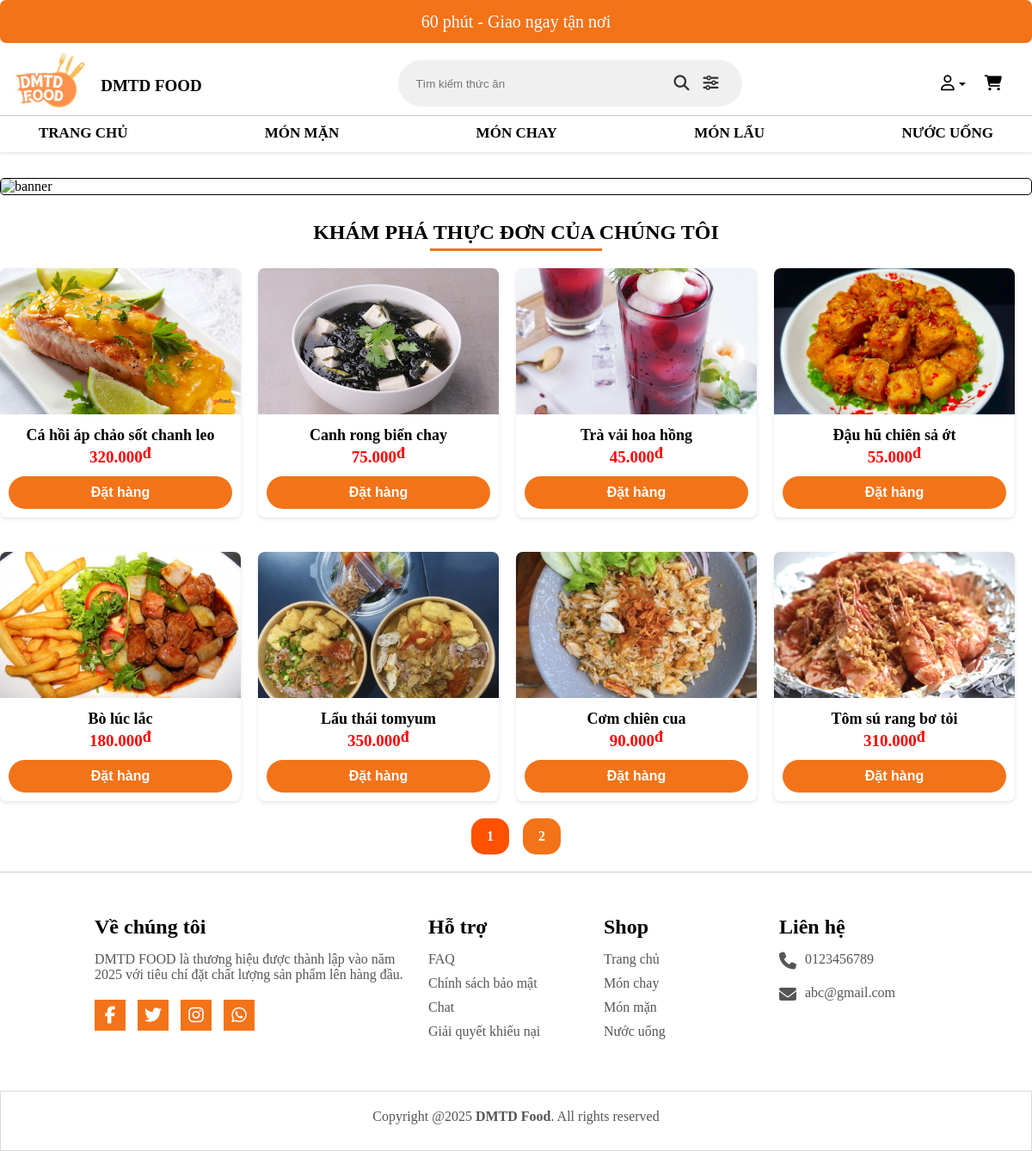
Screenshot of /controller/index.php with the database file from the repository.
### tables this page shows
CREATE TABLE `sanpham` (
  `MaSP` int(250) NOT NULL,
  `MaLoaiSP` int(250) NOT NULL,
  `TenSP` varchar(70) NOT NULL,
  `DonGia` int(11) NOT NULL,
  `MoTa` varchar(250) NOT NULL,
  `HinhAnh` varchar(200) NOT NULL,
  `TrangThai` int(10) NOT NULL DEFAULT 1,
  `SoLuongBan` int(10) NOT NULL DEFAULT 0
);

### view/home.php (the view, shortened to what this page needs)
<!DOCTYPE html>
<html lang="en">
<head>
  <link
      rel="stylesheet"
      href="https://cdnjs.cloudflare.com/ajax/libs/font-awesome/6.6.0/css/all.min.css"
    />
    <link rel="stylesheet" href="../view/css/style.css" />
</head>
<body>
<?php
$conn = ketnoidb();
$search = isset($_GET['search']) ? mysqli_real_escape_string($conn, $_GET['search']) : '';
$where = "";
$maLoaiSP = isset($_GET['MaLoaiSP']) ? (int)$_GET['MaLoaiSP'] : 0;
$item_perpage = !empty($_GET['per_page']) ? (int)$_GET['per_page'] : 8;
$current_page = !empty($_GET['page']) ? (int)$_GET['page'] : 1;
$offset = ($current_page - 1) * $item_perpage;
$sql = "SELECT * FROM sanpham $where ORDER BY MaSP DESC LIMIT $item_perpage OFFSET $offset";
$result = mysqli_query($conn, $sql);
$products = mysqli_fetch_all($result, MYSQLI_ASSOC);
$totalRecordsQuery = "SELECT COUNT(*) AS total FROM sanpham $where";
$totalRecordsResult = mysqli_query($conn, $totalRecordsQuery);
$totalRecordsRow = mysqli_fetch_assoc($totalRecordsResult);
$totalRecords = $totalRecordsRow['total'];
$totalPages = ceil($totalRecords / $item_perpage);
?>
<div class="header-banner">60 phút - Giao ngay tận nơi</div>
    <header class="header-top">
      <div class="container">
        <div class="logo">
          <a href="#" class="logo-img"
            ><img height="70" src="../view/img/DMTD-Food-Logo.jpg" alt="Logo"
          /></a>
          <span><b>DMTD FOOD</b></span>
</div>
<form id="product-search" method="GET">
  <div class="box">
    <input type="text" placeholder="Tìm kiếm thức ăn" name="search"
           value="<?= isset($_GET['search']) ? htmlspecialchars($_GET['search']) : '' ?>" />
    <button type="submit" class="search-btn">
        <i class="fa-solid fa-magnifying-glass"></i>
    </button>
    <button type="button" class="search-btn" onclick="openAdvancedSearch()" title="Tìm kiếm nâng cao">
        <i class="fa-solid fa-sliders"></i>
    </button>
  </div>
</form>
<div class="action">
          <div class="item">
            <a href="#"><i class="fa-regular fa-user"></i></a>
          </div>
          <div class="item">
            <a href="../view/cart.php"
              ><i class="fa-solid fa-cart-shopping"></i
            ></a>
          </div>
        </div>
      </div>
    </header>
    <nav>
  <ul>
    <li><a href="index.php">Trang chủ</a></li>
    <li><a href="index.php?MaLoaiSP=1">Món mặn</a></li>
    <li><a href="index.php?MaLoaiSP=2">Món chay</a></li>
    <li><a href="index.php?MaLoaiSP=3">Món lẩu</a></li>
    <li><a href="index.php?MaLoaiSP=4">Nước uống</a></li>
  </ul>
</nav>
<?php
$min_price = isset($_GET['min_price']) ? (int)$_GET['min_price'] : 0;
$max_price = isset($_GET['max_price']) ? (int)$_GET['max_price'] : 0;
if (empty($search) && $maLoaiSP == 0 && $min_price == 0 && $max_price == 0): ?>
  <div class="banner">
    <img src="../view/img/White Texture Modern Korean Food Banner.png" alt="banner">
  </div>
<?php endif; ?>
<section>
    <div id="wrapper">
        <div class="headline">
            <div class="section-title">Khám phá thực đơn của chúng tôi</div>
            <div class="header-underline"></div>
        </div>
        <ul class="products">
    <?php if (!empty($products)): ?>
        <?php foreach ($products as $product): ?>
            <div class="products-item">
              <li>
                <div class="product-top">
                    <a href="javascript:void(0)" class="product-thumb" onclick="openProductDetail(<?= $product['MaSP'] ?>)">
                        <img src="../view/img/product/<?= htmlspecialchars($product['HinhAnh']) ?>" alt="<?= htmlspecialchars($product['TenSP']) ?>">
                    </a>
                </div>
                <div class="product-info">
                    <a href="javascript:void(0)" class="product-name" onclick="openProductDetail(<?= $product['MaSP'] ?>)">
                        <?= htmlspecialchars($product['TenSP']) ?>
                    </a>
                    <div class="product-price">
                        <span class="price"><?= number_format($product['DonGia'], 0, ',', '.') ?><span class="currency">đ</span></span>
                    </div>
                    <form action="index.php?act=cart" method="post">
                        <input type="submit" name="addcart" value="Đặt hàng">
                    </form>
                </div>
            </li>
            </div>
        <?php endforeach; ?>
    <?php else: ?>
        <p>Không có sản phẩm nào!</p>
    <?php endif; ?>
</ul>
</div>
</section>
<?php include "../view/phantrang.php"; ?>
<?php include_once('../view/footer.php'); ?>
</body>
</html>

### controller/index.php (shortened to what this page needs)
<?php
$isLoggedIn = isset($_SESSION['tenDangNhap']);
?>
<?php
$conn = ketnoidb();
if(isset($_GET['act'])){
    switch($_GET['act']){
        case 'cart':
            if(isset($_POST['addcart'])){
                if(!$isLoggedIn){
                   $showLoginModal = true;
                   if($showLoginModal) {
                    echo '<script>
                        document.addEventListener("DOMContentLoaded", function() {
                            showLoginModal("../view/signIn.php");
                        });
                    </script>';
                    }
                }else{
                    $id = $_POST['id'];
                    $hinh=$_POST['hinh'];
                    $tensp=$_POST['tensp'];
                    $gia=$_POST['gia'];
                    $soluong = isset($_POST['quantity']) ? (int)$_POST['quantity'] : 1;
                    $fl=0;
                    for ($i=0; $i < sizeof($_SESSION['giohang']); $i++) {
                        if($_SESSION['giohang'][$i][2]==$tensp){
                            $fl=1;
                            $soluongnew=$soluong + $_SESSION['giohang'][$i][4];
                            $_SESSION['giohang'][$i][4]=$soluongnew;
                            break;
                        }
                    }
                    if($fl==0){
                        $sp=[$id,$hinh,$tensp,$gia,$soluong];
                        $_SESSION['giohang'][]=$sp;
                    }
                }
            }
            include "../view/home.php";
            break;
        case 'thanhtoan':
            if(isset($_POST['thanhtoan'])){
                $tenNguoiDung = $_POST['tenNguoiDung'];
                $email = $_POST['email'];
                $sdt = $_POST['sdt'];
                $diaChi = $_POST['diaChi'];
                $quan_huyen = $_POST['quan_huyen'];
                $phuong_xa = $_POST['phuong_xa'];
                $pttt = $_POST['pttt'];
                $tongTien = $_POST['tongTien'];
                $idHoaDon = 0;
                $timIdNguoiIDung = "SELECT id_nguoidung FROM nguoidung where email = '$email'";
                $result = $conn->query($timIdNguoiIDung);
                if($result && $result->num_rows>0){
                    $row = mysqli_fetch_array($result);
                    $idNguoiDung = $row['id_nguoidung'];
                    addhoadon($idNguoiDung,$tenNguoiDung,$email,$sdt,$diaChi,$quan_huyen,$phuong_xa,$pttt,$tongTien);
                    $sql = "SELECT IdHoaDon FROM hoadon
                            WHERE email = '$email' AND sdt = '$sdt'
                            ORDER BY NgayDatHang DESC LIMIT 1";
                    $result = $conn->query($sql);
                    if($result && $result->num_rows > 0) {
                        $row = $result->fetch_assoc();
                        $idHoaDon = $row['IdHoaDon'];
                    }
                }else{
                    $idNguoiDung = 0;
                }
                if($idHoaDon > 0 && $idNguoiDung > 0) {
                    addchitietdonhang($idHoaDon, $_SESSION['giohang']);
                    foreach($_SESSION['giohang'] as $product){
                        $idsp = $product[0];
                        $soLuong = $product[4];
                        $sql_update = "UPDATE sanpham SET SoLuongBan = SoLuongBan + $soLuong WHERE MaSP = $idsp";
                        mysqli_query($conn, $sql_update);
                    }
                    unset($_SESSION['giohang']);
                    $_SESSION['order_success'] = true;
                    header("Location: ../controller/index.php");
                    exit();
                }else{
                    echo "<script> alert ('Không thêm được giá trị idNguoiDung và idHoaDon'); </script>";
                }
            }
            include "../view/home.php";
            break;
        case 'xemhoadon':
            include "../view/bill.php";
            break;
        default:
            include "../view/home.php";
            break;
    }
} else {
    include "../view/home.php";
}
?>

### view/phantrang.php (shortened to what this page needs)
<!DOCTYPE html>
<html lang="vi">
<head>
</head>
<body>
<div class="pagination">
<?php
$param="";
    ?>
<?php for ($num = 1; $num <= $totalPages; $num++) { ?>
    <?php if ($num != $current_page) { ?>
        <?php if ($num > $current_page - 3 && $num < $current_page + 3) { ?>
            <a class="page-item" href="?<?=$param ?>per_page=<?=$item_perpage?>&page=<?=$num?>"><?=$num?></a>
        <?php } ?>
    <?php } else { ?>
        <strong class="current-page page-item"><?=$num?></strong>
    <?php } ?>
<?php } ?>
</div>
</body>
</html>

### view/footer.php
<div class="wrappper">
      <footer>
        <div class="container">
          <div class="sec aboutus">
            <h2>Về chúng tôi</h2>
            <p>
              DMTD FOOD là thương hiệu được thành lập vào năm 2025 với tiêu chí
              đặt chất lượng sản phẩm lên hàng đầu.
            </p>
            <ul class="sci">
              <li>
                <a href="#"><i class="fab fa-facebook-f"></i></a>
              </li>
              <li>
                <a href="#"><i class="fab fa-twitter"></i></a>
              </li>
              <li>
                <a href="#"><i class="fab fa-instagram"></i></a>
              </li>
              <li>
                <a href="#"><i class="fa-brands fa-whatsapp"></i></a>
              </li>
            </ul>
          </div>
          <div class="sec quicklinks">
            <h2>Hỗ trợ</h2>
            <ul>
              <li><a href="#">FAQ</a></li>
              <li><a href="#">Chính sách bảo mật</a></li>
              <li><a href="#">Chat</a></li>
              <li><a href="#">Giải quyết khiếu nại</a></li>
            </ul>
          </div>
          <div class="sec quicklinks">
            <h2>Shop</h2>
            <ul>
              <li><a href="#">Trang chủ</a></li>
              <li><a href="#">Món chay</a></li>
              <li><a href="#">Món mặn</a></li>
              <li><a href="#">Nước uống</a></li>
            </ul>
          </div>
          <div class="sec contact">
            <h2>Liên hệ</h2>
            <ul class="info">
              <li>
                <span><i class="fa-solid fa-phone"></i></span>
                <p><a href="#">0123456789</a></p>
              </li>
              <li>
                <span><i class="fa-solid fa-envelope"></i></span>
                <p><a href="#">abc@gmail.com</a></p>
              </li>
            </ul>
          </div>
        </div>
      </footer>
    </div>
    <div class="copyrightText">
      <p>Copyright @2025 <strong>DMTD Food</strong>. All rights reserved</p>
    </div>
 </body>
</html>

### view/home.php (style rules this page uses)
.action .item { position: relative; display: inline-block; }
.action .item:has(.fa-regular.fa-user) > a::after { content: ''; display: inline-block; margin-left: 5px; width: 0; height: 0; border-left: 4px solid transparent; border-right: 4px solid transparent; border-top: 4px solid #000; vertical-align: middle; }
.headline { text-align: center; margin: 20px auto; }
.headline .section-title { font-size: 24px; font-weight: bold; color: #000; text-transform: uppercase; display: inline-block; }
.headline .header-underline { width: 200px; height: 3px; background-color: #f37319; margin: 5px auto 0; }
.products { display: flex; flex-wrap: wrap; justify-content: flex-start; gap: 20px; padding: 0; margin: 0; list-style: none; }
.box { display: flex; align-items: center; }
.search-btn { background: none; border: none; cursor: pointer; padding: 8px; display: flex; align-items: center; justify-content: center; }
.search-btn i { font-size: 18px; color: #333; }
.product-info { text-align: center; width: 100%; }
@media screen and (min-width: 768px) { .product-info { flex: 1; min-width: 45%; } }

### view/phantrang.php (style rules this page uses)
.pagination { display: flex; justify-content: center; list-style: none; padding: 0; margin-bottom: 20px; align-items: center; }
.pagination a { text-decoration: none; padding: 12px 18px; color: white; background-color: #f37319; border-radius: 15px; font-weight: bold; margin-right: 8px; margin-left: 8px; transition: background-color 0.3s ease, transform 0.2s ease; }
.pagination .current-page { background-color:rgb(255, 81, 0); color: white; padding: 12px 18px; border-radius: 15px; font-weight: bold; margin-right: 8px; margin-left: 8px; }

### rows the page displays
sanpham: HinhAnh (picture), TenSP "Cá hồi áp chảo sốt chanh leo", DonGia "320.000"
sanpham: HinhAnh (picture), TenSP "Canh rong biển chay", DonGia "75.000"
sanpham: HinhAnh (picture), TenSP "Trà vải hoa hồng", DonGia "45.000"
sanpham: HinhAnh (picture), TenSP "Đậu hũ chiên sả ớt", DonGia "55.000"
sanpham: HinhAnh (picture), TenSP "Bò lúc lắc", DonGia "180.000"
sanpham: HinhAnh (picture), TenSP "Lẩu thái tomyum", DonGia "350.000"
sanpham: HinhAnh (picture), TenSP "Cơm chiên cua", DonGia "90.000"
sanpham: HinhAnh (picture), TenSP "Tôm sú rang bơ tỏi", DonGia "310.000"
